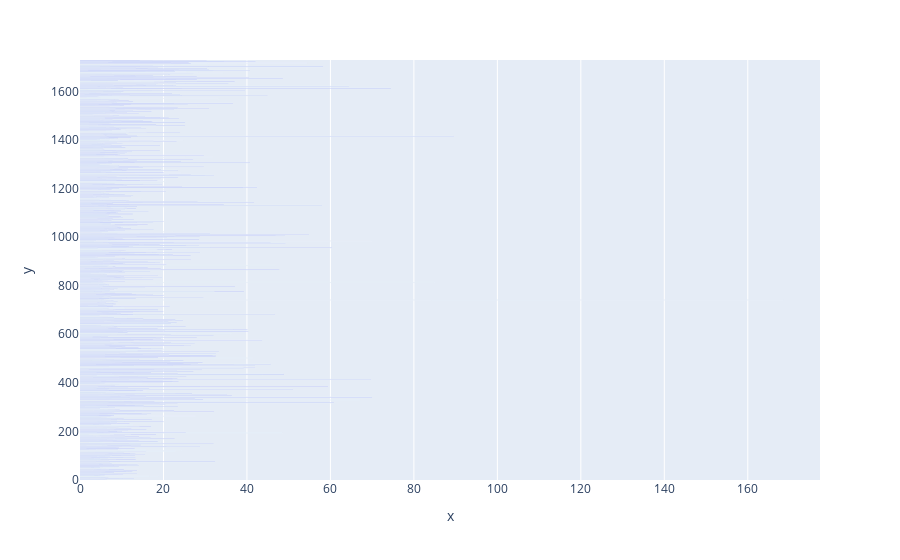

The code cell stored with this chart in its notebook:
### Code cell
bar = px.bar(x=ratio)
bar.show()

### Figure 1 — Plotly figure (JSON) as saved in the notebook; plotly's stock layout.template omitted (floating-point values rounded to 4 significant figures; data arrays with more than 128 entries replaced by an {"elided": "..."} marker saying what was removed)
{"data": [{"alignmentgroup": "True", "hovertemplate": "x=%{x}<br>y=%{y}<extra></extra>", "legendgroup": "", "marker": {"color": "#636efa", "pattern": {"shape": ""}}, "name": "", "offsetgroup": "", "orientation": "h", "showlegend": false, "textposition": "auto", "type": "bar", "x": {"elided": "1730 float values"}, "xaxis": "x", "y": {"elided": "1730 int values"}, "yaxis": "y"}], "layout": {"barmode": "relative", "legend": {"tracegroupgap": 0}, "margin": {"t": 60}, "xaxis": {"anchor": "y", "domain": [0, 1], "title": {"text": "x"}}, "yaxis": {"anchor": "x", "domain": [0, 1], "title": {"text": "y"}}}}
